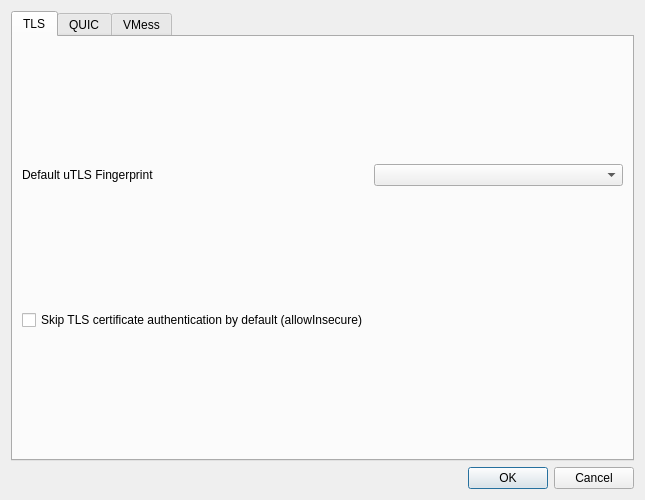
<?xml version="1.0" encoding="UTF-8"?>
<ui version="4.0">
 <class>DialogProtocolSettings</class>
 <widget class="QDialog" name="DialogProtocolSettings">
  <property name="geometry">
   <rect>
    <x>0</x>
    <y>0</y>
    <width>645</width>
    <height>500</height>
   </rect>
  </property>
  <property name="windowTitle">
   <string>Protocol Settings</string>
  </property>
  <layout class="QGridLayout" name="gridLayout">
   <item row="0" column="0">
    <widget class="QTabWidget" name="tabWidget">
     <property name="currentIndex">
      <number>0</number>
     </property>
     <widget class="QWidget" name="protocol_tls_settings">
      <attribute name="title">
       <string notr="true">TLS</string>
      </attribute>
      <layout class="QGridLayout" name="gridLayout_4">
       <item row="1" column="1">
        <widget class="QComboBox" name="utlsFingerprint"/>
       </item>
       <item row="1" column="0">
        <widget class="QLabel" name="utls_l">
         <property name="text">
          <string>Default uTLS Fingerprint</string>
         </property>
        </widget>
       </item>
       <item row="2" column="0">
        <widget class="QCheckBox" name="skip_cert">
         <property name="text">
          <string>Skip TLS certificate authentication by default (allowInsecure)</string>
         </property>
        </widget>
       </item>
      </layout>
     </widget>
     <widget class="QWidget" name="protocol_quic_settings">
      <attribute name="title">
       <string notr="true">QUIC</string>
      </attribute>
      <layout class="QGridLayout" name="gridLayout_2">
       <item row="1" column="0">
        <widget class="QLabel" name="down_l">
         <property name="text">
          <string>Download (Mbps)</string>
         </property>
        </widget>
       </item>
       <item row="0" column="0">
        <widget class="QLabel" name="up_l">
         <property name="text">
          <string>Upload (Mbps)</string>
         </property>
        </widget>
       </item>
       <item row="1" column="1">
        <widget class="QLineEdit" name="down"/>
       </item>
       <item row="0" column="1">
        <widget class="MyLineEdit" name="up"/>
       </item>
       <item row="2" column="0">
        <widget class="QCheckBox" name="hy2speed">
         <property name="text">
          <string>Apply Speed Settings for Hysteria2</string>
         </property>
        </widget>
       </item>
      </layout>
     </widget>
     <widget class="QWidget" name="protocol_ech_settings">
      <attribute name="title">
       <string notr="true">VMess</string>
      </attribute>
      <layout class="QGridLayout" name="gridLayout_3">
       <item row="2" column="0">
        <widget class="QCheckBox" name="global_padding">
         <property name="text">
          <string>Global Padding</string>
         </property>
        </widget>
       </item>
       <item row="2" column="1">
        <widget class="QCheckBox" name="authenticated_length">
         <property name="text">
          <string>Authenticated Length</string>
         </property>
        </widget>
       </item>
       <item row="0" column="1">
        <widget class="QComboBox" name="vmess_security">
         <item>
          <property name="text">
           <string notr="true">auto</string>
          </property>
         </item>
         <item>
          <property name="text">
           <string notr="true">chacha20-poly1305</string>
          </property>
         </item>
         <item>
          <property name="text">
           <string notr="true">aes-128-gcm</string>
          </property>
         </item>
        </widget>
       </item>
       <item row="0" column="0">
        <widget class="QLabel" name="security_l">
         <property name="text">
          <string>Security</string>
         </property>
        </widget>
       </item>
       <item row="1" column="0">
        <widget class="QLabel" name="packet_encoding_l">
         <property name="toolTip">
          <string>Also for VLESS</string>
         </property>
         <property name="text">
          <string>Packet Encoding</string>
         </property>
        </widget>
       </item>
       <item row="1" column="1">
        <widget class="QComboBox" name="packet_encoding">
         <item>
          <property name="text">
           <string notr="true"/>
          </property>
         </item>
         <item>
          <property name="text">
           <string notr="true">packetaddr</string>
          </property>
         </item>
         <item>
          <property name="text">
           <string notr="true">xudp</string>
          </property>
         </item>
        </widget>
       </item>
      </layout>
     </widget>
    </widget>
   </item>
   <item row="1" column="0">
    <widget class="QDialogButtonBox" name="buttonBox">
     <property name="orientation">
      <enum>Qt::Horizontal</enum>
     </property>
     <property name="standardButtons">
      <set>QDialogButtonBox::Cancel|QDialogButtonBox::Ok</set>
     </property>
    </widget>
   </item>
  </layout>
 </widget>
 <customwidgets>
  <customwidget>
   <class>MyLineEdit</class>
   <extends>QLineEdit</extends>
   <header>ui/widget/MyLineEdit.h</header>
  </customwidget>
 </customwidgets>
 <resources/>
 <connections>
  <connection>
   <sender>buttonBox</sender>
   <signal>accepted()</signal>
   <receiver>DialogProtocolSettings</receiver>
   <slot>accept()</slot>
   <hints>
    <hint type="sourcelabel">
     <x>227</x>
     <y>497</y>
    </hint>
    <hint type="destinationlabel">
     <x>157</x>
     <y>274</y>
    </hint>
   </hints>
  </connection>
  <connection>
   <sender>buttonBox</sender>
   <signal>rejected()</signal>
   <receiver>DialogProtocolSettings</receiver>
   <slot>reject()</slot>
   <hints>
    <hint type="sourcelabel">
     <x>295</x>
     <y>503</y>
    </hint>
    <hint type="destinationlabel">
     <x>286</x>
     <y>274</y>
    </hint>
   </hints>
  </connection>
 </connections>
 <designerdata>
  <property name="gridDeltaX">
   <number>10</number>
  </property>
  <property name="gridDeltaY">
   <number>10</number>
  </property>
  <property name="gridSnapX">
   <bool>true</bool>
  </property>
  <property name="gridSnapY">
   <bool>true</bool>
  </property>
  <property name="gridVisible">
   <bool>true</bool>
  </property>
 </designerdata>
</ui>
